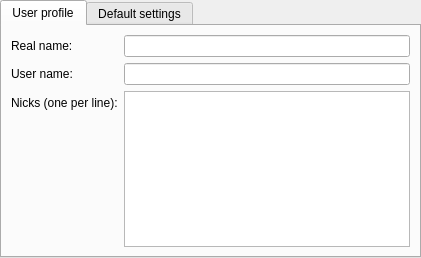
<?xml version="1.0" encoding="UTF-8"?>
<ui version="4.0">
 <class>IrcAccountConfigurationWidget</class>
 <widget class="QWidget" name="IrcAccountConfigurationWidget">
  <property name="geometry">
   <rect>
    <x>0</x>
    <y>0</y>
    <width>421</width>
    <height>258</height>
   </rect>
  </property>
  <property name="windowTitle">
   <string/>
  </property>
  <layout class="QGridLayout" name="gridLayout_2">
   <property name="margin">
    <number>0</number>
   </property>
   <item row="0" column="0">
    <widget class="QTabWidget" name="ConfigurationWidget_">
     <property name="enabled">
      <bool>true</bool>
     </property>
     <property name="currentIndex">
      <number>0</number>
     </property>
     <widget class="QWidget" name="IrcUserProfle_">
      <attribute name="title">
       <string>User profile</string>
      </attribute>
      <layout class="QFormLayout" name="formLayout_2">
       <item row="0" column="0">
        <widget class="QLabel" name="label">
         <property name="text">
          <string>Real name:</string>
         </property>
        </widget>
       </item>
       <item row="0" column="1">
        <widget class="QLineEdit" name="RealName_"/>
       </item>
       <item row="1" column="0">
        <widget class="QLabel" name="label_2">
         <property name="text">
          <string>User name:</string>
         </property>
        </widget>
       </item>
       <item row="1" column="1">
        <widget class="QLineEdit" name="UserName_"/>
       </item>
       <item row="2" column="0">
        <widget class="QLabel" name="label_3">
         <property name="text">
          <string>Nicks (one per line):</string>
         </property>
        </widget>
       </item>
       <item row="2" column="1">
        <widget class="QPlainTextEdit" name="NickNames_">
         <property name="plainText">
          <string/>
         </property>
        </widget>
       </item>
      </layout>
     </widget>
     <widget class="QWidget" name="tab">
      <attribute name="title">
       <string>Default settings</string>
      </attribute>
      <layout class="QGridLayout" name="gridLayout_3">
       <item row="0" column="0">
        <layout class="QFormLayout" name="formLayout">
         <item row="0" column="0">
          <widget class="QLabel" name="defaultIrcServerLabel">
           <property name="text">
            <string>IRC server:</string>
           </property>
          </widget>
         </item>
         <item row="0" column="1">
          <widget class="QLineEdit" name="DefaultIrcServer_"/>
         </item>
         <item row="1" column="0">
          <widget class="QLabel" name="defaultPortLabel">
           <property name="text">
            <string>Port:</string>
           </property>
          </widget>
         </item>
         <item row="1" column="1">
          <widget class="QSpinBox" name="DefaultPort_">
           <property name="maximum">
            <number>65535</number>
           </property>
          </widget>
         </item>
         <item row="2" column="0">
          <widget class="QLabel" name="defaultEncodingLabel">
           <property name="text">
            <string>Encoding:</string>
           </property>
          </widget>
         </item>
         <item row="2" column="1">
          <widget class="QComboBox" name="DefaultEncoding_"/>
         </item>
         <item row="3" column="0">
          <widget class="QLabel" name="defaultChannelLabel">
           <property name="text">
            <string>Channel:</string>
           </property>
          </widget>
         </item>
         <item row="3" column="1">
          <widget class="QLineEdit" name="DefaultChannel_"/>
         </item>
        </layout>
       </item>
      </layout>
     </widget>
    </widget>
   </item>
  </layout>
 </widget>
 <resources/>
 <connections/>
</ui>
